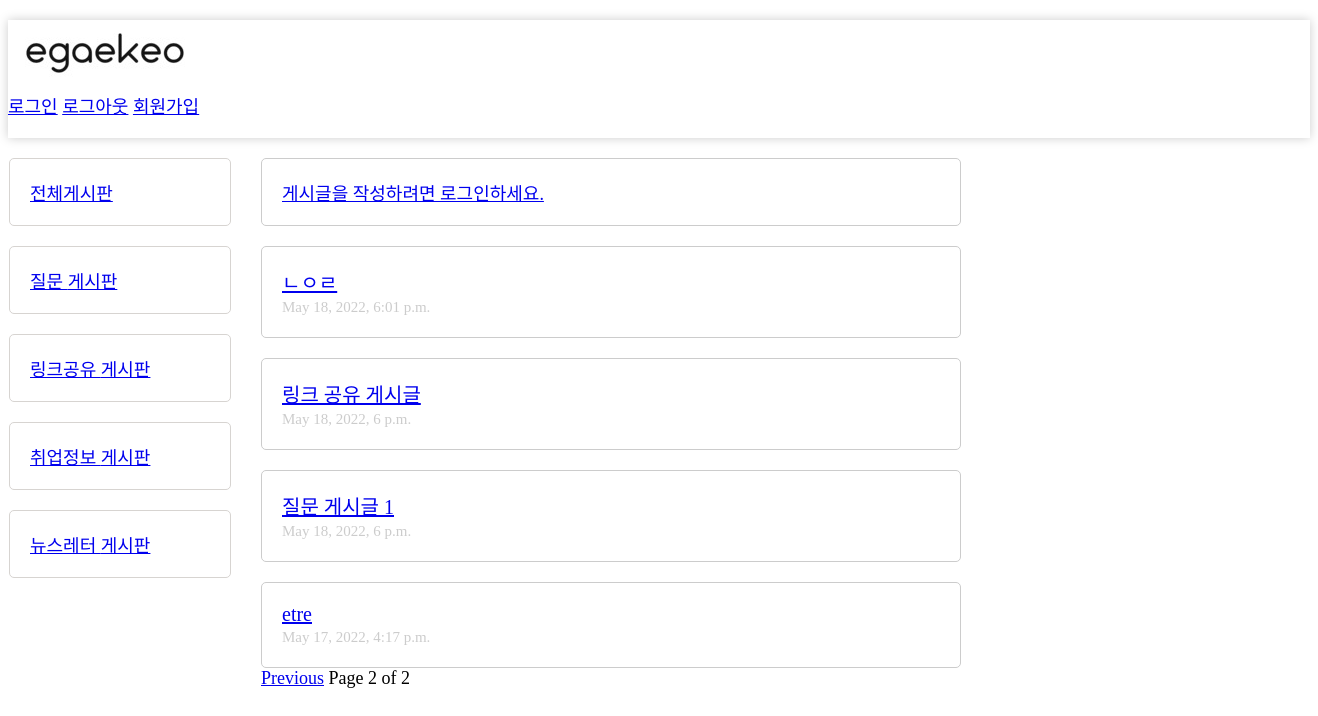
Screenshot of /?page=2 with the database file from the repository.
### main/models.py (models this page shows, shortened)
class Category(models.Model):
    name = models.CharField(max_length=255)
    class Meta:
        verbose_name = "Category"
        verbose_name_plural = "Categories"

class Post(models.Model):
    user = models.ForeignKey(settings.AUTH_USER_MODEL,
                             on_delete=models.CASCADE, default="", null=True)
    category = models.ForeignKey(
        Category, on_delete=models.CASCADE, default="", null=True)
    like_users = models.ManyToManyField(
        settings.AUTH_USER_MODEL, related_name='like_post')
    title = models.CharField(max_length=100)
    upload_time = models.DateTimeField(default=timezone.now)
    contents = models.TextField()

### main/views.py (the view)
# urls.py: path('', views.index, name="index"),
def index(request):
    cate_list = Category.objects.all()
    post_list = Post.objects.order_by('-upload_time')
    paginator = Paginator(post_list, 6)
    page_number = request.GET.get('page')
    page_obj = paginator.get_page(page_number)
    return render(request, 'index.html', {'page_obj': page_obj, 'cate_list': cate_list})

### main/templates/index.html
{%extends 'base1.html'%}
{%block content%}
    <div class="post_in_rank">
        {%for post in page_obj %}
            <li class="post_detail"><a class="post_title" href="{%url 'detail' pk=post.id %}">{{post.title}}</a>
            </br><span class="upload_time">{{post.upload_time}}</span></li>
        {%endfor%}
    </div>
{%endblock%}

### main/templates/base1.html (shortened to what this page needs)
<!DOCTYPE html>
<html lang="en">
<head>
    {%load static%}
    <link rel = "stylesheet" href="{%static '/css/style.css'%}">
</head>
<body>
    <header>
        <div class="logo"><img src="/static/images/logo.png"></div>
        <div class="login">
            <a href="{%url 'common:login'%}">로그인</a>
            <a href="{%url 'common:logout'%}">로그아웃</a>
            <a href="{%url 'common:signup'%}">회원가입</a>
        </div>
    </header>
    <div class="main">
        <div class="nav">
            <li class="board-1"><a href="{%url 'index'%}">전체게시판</a></li>
            {%for item in cate_list%}
            <li class="board-1"><a href="{%url 'category_index' item.name%}">{{item.name}} 게시판</a></li>
            {%endfor%}
        </div>
        <div class="post">
            <div class="post_new">
                {%if request.user.is_authenticated%}
                    <a href="{%url 'create'%}">게시글 작성</a>
                {%else%}
                    <a href="{%url 'common:login'%}">게시글을 작성하려면 로그인하세요.</a>
                {%endif%}
            </div>
            {%block content%}
            {%endblock%}
            <div>
                {%if page_obj.has_previous%}
                    <a href="?page={{page_obj.number|add:-1}}">Previous</a>
                {%endif%}
                Page {{page_obj.number}} of {{page_obj.paginator.num_pages}}
            </div>
        </div>
    </div>
</body>
</html>

### main/static/css/style.css (style rules this page uses)
* { font-family: 'Pretendard-Regular'; font-size: 18px; }
ul, li { list-style-type: none; }
header { margin: 20px 0px; padding-bottom: 20px; box-shadow: 0px 0px 10px #ccc; }
.main { display: flex; width: 1300px; padding: 0; margin: auto; }
.board-1 { width: 180px; border-radius: 5px; border: 1px solid rgb(215, 212, 209); padding: 20px; margin-bottom: 20px; font-size: 20px; }
.post { width: 700px; margin: 0 30px; }
.post_new { border: 1px solid #ccc; border-radius: 5px; padding: 20px; font-style: bold; }
.post_detail { border: 1px solid #ccc; border-radius: 5px; padding: 20px; margin-top: 20px; background-color: white; }
.post_title { font-size: 20px; }
.upload_time { font-size: 15px; color: #ccc }

### rows the page displays
Category: name "질문"
Category: name "링크공유"
Category: name "취업정보"
Category: name "뉴스레터"
Post: title "ㄴㅇㄹ", upload_time "May 18, 2022, 6:01 p.m."
Post: title "링크 공유 게시글", upload_time "May 18, 2022, 6 p.m."
Post: title "질문 게시글 1", upload_time "May 18, 2022, 6 p.m."
Post: title "etre", upload_time "May 17, 2022, 4:17 p.m."

### other values shown
{{ page_obj.number }} "2"
{{ page_obj.paginator.num_pages }} "2"
